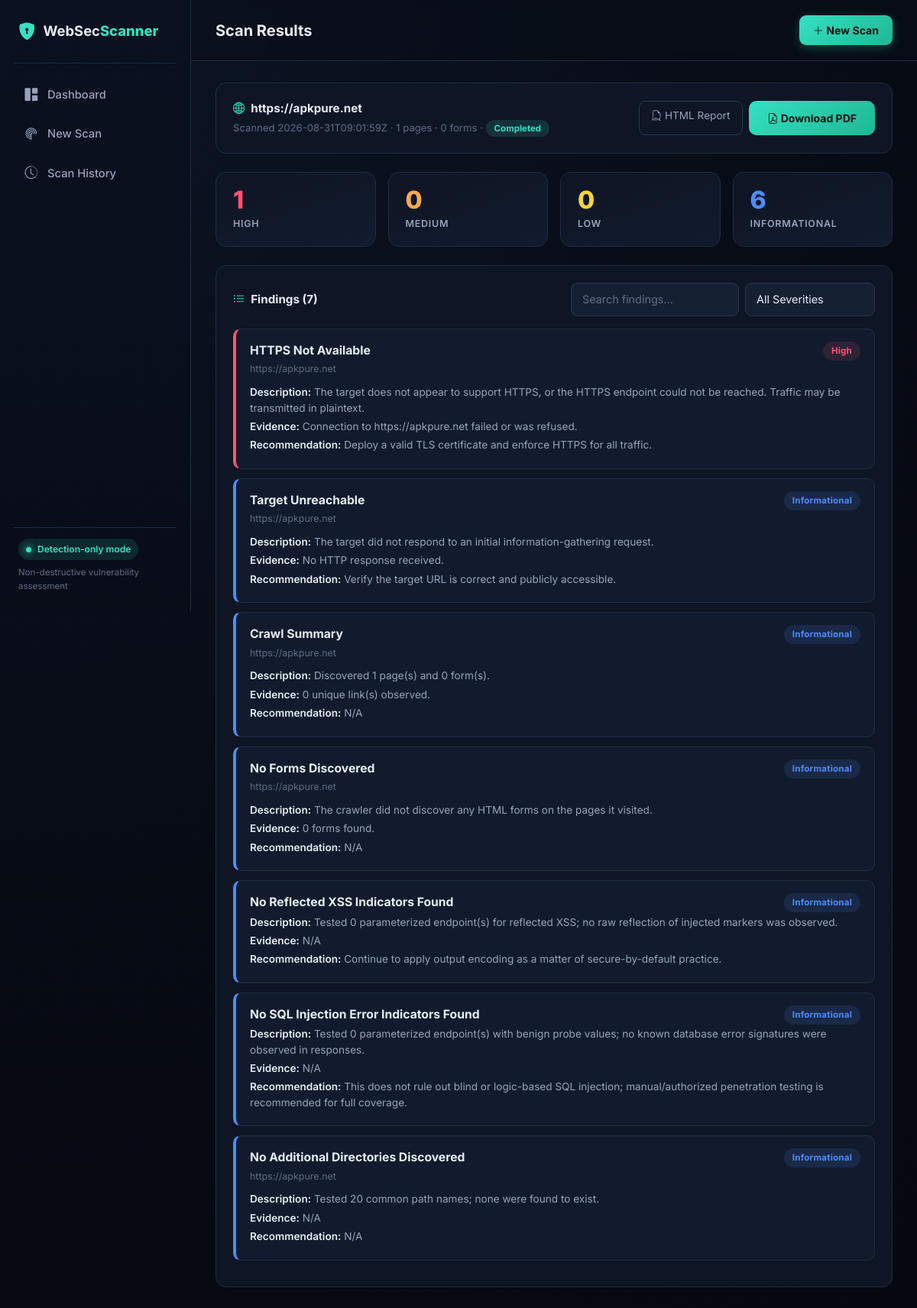
Screenshot of /results/2 with the database file from the repository.
### tables this page shows
CREATE TABLE scans (
                id INTEGER PRIMARY KEY AUTOINCREMENT,
                target TEXT NOT NULL,
                date TEXT NOT NULL,
                status TEXT NOT NULL DEFAULT 'Queued',
                pages_discovered INTEGER DEFAULT 0,
                forms_discovered INTEGER DEFAULT 0,
                current_step TEXT DEFAULT '',
                progress INTEGER DEFAULT 0,
                error TEXT
            );

CREATE TABLE findings (
                id INTEGER PRIMARY KEY AUTOINCREMENT,
                scan_id INTEGER NOT NULL,
                vulnerability TEXT NOT NULL,
                severity TEXT NOT NULL,
                url TEXT,
                description TEXT,
                evidence TEXT,
                recommendation TEXT,
                category TEXT,
                FOREIGN KEY (scan_id) REFERENCES scans (id) ON DELETE CASCADE
            );

### app.py (the view)
@app.route("/results/<int:scan_id>")
def results(scan_id):
    scan = db.get_scan(scan_id)
    if not scan:
        abort(404)
    severity_filter = request.args.get("severity", "All")
    findings = db.get_findings(scan_id, severity_filter)
    counts = db.get_severity_counts(scan_id)
    return render_template(
        "results.html", scan=scan, findings=findings, counts=counts,
        severity_filter=severity_filter,
    )

### database/db.py (called while the page is built)
@contextmanager
def get_connection():
    conn = sqlite3.connect(DB_PATH)
    conn.row_factory = sqlite3.Row
    conn.execute("PRAGMA foreign_keys = ON")
    try:
        yield conn
        conn.commit()
    finally:
        conn.close()

def get_scan(scan_id: int):
    with get_connection() as conn:
        row = conn.execute("SELECT * FROM scans WHERE id = ?", (scan_id,)).fetchone()
        return dict(row) if row else None

def get_findings(scan_id: int, severity: str = None):
    with get_connection() as conn:
        if severity and severity != "All":
            rows = conn.execute(
                "SELECT * FROM findings WHERE scan_id = ? AND severity = ? ORDER BY "
                "CASE severity WHEN 'High' THEN 0 WHEN 'Medium' THEN 1 WHEN 'Low' THEN 2 ELSE 3 END",
                (scan_id, severity),
            ).fetchall()
        else:
            rows = conn.execute(
                "SELECT * FROM findings WHERE scan_id = ? ORDER BY "
                "CASE severity WHEN 'High' THEN 0 WHEN 'Medium' THEN 1 WHEN 'Low' THEN 2 ELSE 3 END",
                (scan_id,),
            ).fetchall()
        return [dict(r) for r in rows]

def get_severity_counts(scan_id: int = None):
    counts = {s: 0 for s in SEVERITIES}
    with get_connection() as conn:
        if scan_id is None:
            rows = conn.execute(
                "SELECT severity, COUNT(*) as c FROM findings GROUP BY severity"
            ).fetchall()
        else:
            rows = conn.execute(
                "SELECT severity, COUNT(*) as c FROM findings WHERE scan_id = ? GROUP BY severity",
                (scan_id,),
            ).fetchall()
        for r in rows:
            counts[r["severity"]] = r["c"]
    return counts

### templates/results.html (shortened to what this page needs)
{% extends "base.html" %}
{% block page_title %}Scan Results{% endblock %}
{% block content %}
<div class="panel mb-4">
  <div class="d-flex flex-wrap justify-content-between align-items-center gap-3">
    <div>
      <div class="section-heading mb-1"><i class="bi bi-globe2"></i> {{ scan.target }}</div>
      <div class="text-muted-sec" style="font-size: 0.82rem;">
        Scanned {{ scan.date }} &middot; {{ scan.pages_discovered }} pages &middot; {{ scan.forms_discovered }} forms
        &middot; <span class="badge-status {{ scan.status }}">{{ scan.status }}</span>
      </div>
    </div>
    <div class="d-flex gap-2">
      <a href="{{ url_for('report_html', scan_id=scan.id) }}" target="_blank" class="btn btn-outline-sec btn-sm">
        <i class="bi bi-filetype-html"></i> HTML Report
      </a>
      <a href="{{ url_for('report_pdf', scan_id=scan.id) }}" class="btn btn-primary-scan btn-sm">
        <i class="bi bi-file-earmark-pdf"></i> Download PDF
      </a>
    </div>
  </div>
</div>
<div class="row g-3 mb-4">
  <div class="col-6 col-lg-3">
    <div class="stat-card high"><div class="stat-value">{{ counts.High }}</div><div class="stat-label">High</div></div>
  </div>
  <div class="col-6 col-lg-3">
    <div class="stat-card medium"><div class="stat-value">{{ counts.Medium }}</div><div class="stat-label">Medium</div></div>
  </div>
  <div class="col-6 col-lg-3">
    <div class="stat-card low"><div class="stat-value">{{ counts.Low }}</div><div class="stat-label">Low</div></div>
  </div>
  <div class="col-6 col-lg-3">
    <div class="stat-card info"><div class="stat-value">{{ counts.Informational }}</div><div class="stat-label">Informational</div></div>
  </div>
</div>
<div class="panel">
  <div class="d-flex flex-wrap justify-content-between align-items-center gap-2 mb-3">
    <div class="section-heading mb-0"><i class="bi bi-list-ul"></i> Findings ({{ findings|length }})</div>
    <div class="d-flex gap-2 align-items-center">
      <input type="text" id="finding-search" class="form-control form-control-sm" placeholder="Search findings..." style="width: 220px;">
      <select id="severity-filter" class="form-select form-select-sm" style="width: 170px;" onchange="applySeverityFilter(this.value)">
        <option value="All" {{ 'selected' if severity_filter == 'All' }}>All Severities</option>
      </select>
    </div>
  </div>
  <div id="findings-list">
    {% if findings %}
      {% for f in findings %}
      <div class="finding-card sev-{{ f.severity }}" data-search="{{ (f.vulnerability ~ ' ' ~ f.description ~ ' ' ~ f.url)|lower }}">
        <div class="d-flex justify-content-between align-items-start gap-2">
          <div class="finding-title">{{ f.vulnerability }}</div>
          <span class="badge-sev badge-{{ f.severity }}">{{ f.severity }}</span>
        </div>
        {% if f.url %}<div class="finding-meta">{{ f.url }}</div>{% endif %}
        <div class="finding-field"><b>Description:</b> {{ f.description }}</div>
        {% if f.evidence %}<div class="finding-field"><b>Evidence:</b> {{ f.evidence }}</div>{% endif %}
        {% if f.recommendation %}<div class="finding-field"><b>Recommendation:</b> {{ f.recommendation }}</div>{% endif %}
      </div>
      {% endfor %}
    {% else %}
      <div class="empty-state">
        <i class="bi bi-check2-circle"></i>
        <p>No findings match this filter.</p>
      </div>
    {% endif %}
  </div>
</div>
{% endblock %}

### static/css/style.css (style rules this page uses)
:root { --bg-deep: #070b14; --bg-panel: #0e1524; --bg-panel-alt: #121b2d; --bg-elevated: #162033; --border-subtle: #1f2c45; --border-soft: #263652; --text-primary: #e6edf6; --text-secondary: #97a3ba; --text-muted: #5f6c85; --accent: #33e0c1; --accent-soft: rgba(51, 224, 193, 0.12); --accent-blue: #4f8cff; --sev-high: #ff5470; --sev-high-bg: rgba(255, 84, 112, 0.12); --sev-medium: #ffa94d; --sev-medium-bg: rgba(255, 169, 77, 0.12); --sev-low: #ffd43b; --sev-low-bg: rgba(255, 212, 59, 0.12); --sev-info: #4f8cff; --sev-info-bg: rgba(79, 140, 255, 0.12); --radius: 14px; --radius-sm: 9px; }
* { box-sizing: border-box; }
body { background: radial-gradient(circle at top left, #0c1526 0%, #070b14 55%, #05080f 100%); color: var(--text-primary); font-family: 'Inter', -apple-system, BlinkMacSystemFont, 'Segoe UI', sans-serif; min-height: 100vh; }
.panel { background: var(--bg-panel); border: 1px solid var(--border-subtle); border-radius: var(--radius); padding: 22px; }
.stat-card { background: linear-gradient(160deg, var(--bg-panel) 0%, var(--bg-panel-alt) 100%); border: 1px solid var(--border-subtle); border-radius: var(--radius); padding: 20px 22px; position: relative; overflow: hidden; }
.stat-card .stat-value { font-size: 2rem; font-weight: 800; line-height: 1; }
.stat-card .stat-label { font-size: 0.78rem; color: var(--text-secondary); text-transform: uppercase; letter-spacing: 0.06em; margin-top: 6px; font-weight: 600; }
.stat-card.high .stat-value { color: var(--sev-high); }
.stat-card.medium .stat-value { color: var(--sev-medium); }
.stat-card.low .stat-value { color: var(--sev-low); }
.stat-card.info .stat-value { color: var(--sev-info); }
.badge-sev { padding: 4px 11px; border-radius: 20px; font-size: 0.72rem; font-weight: 700; letter-spacing: 0.02em; }
.badge-High { background: var(--sev-high-bg); color: var(--sev-high); }
.badge-Informational { background: var(--sev-info-bg); color: var(--sev-info); }
.badge-status { padding: 4px 11px; border-radius: 20px; font-size: 0.72rem; font-weight: 700; }
.badge-status.Completed { background: rgba(51, 224, 193, 0.14); color: var(--accent); }
.form-control, .form-select { background: var(--bg-elevated); border: 1px solid var(--border-soft); color: var(--text-primary); border-radius: 9px; padding: 10px 14px; font-size: 0.9rem; }
.form-control::placeholder { color: var(--text-muted); }
.btn-primary-scan { background: linear-gradient(135deg, var(--accent) 0%, #1fb894 100%); border: none; color: #05130f; font-weight: 700; padding: 12px 24px; border-radius: 10px; }
.btn-outline-sec { border: 1px solid var(--border-soft); color: var(--text-secondary); background: transparent; border-radius: 9px; font-size: 0.85rem; padding: 8px 16px; }
.finding-card { background: var(--bg-panel-alt); border: 1px solid var(--border-subtle); border-left: 4px solid var(--border-soft); border-radius: 10px; padding: 16px 18px; margin-bottom: 12px; }
.finding-card.sev-High { border-left-color: var(--sev-high); }
.finding-card.sev-Informational { border-left-color: var(--sev-info); }
.finding-title { font-weight: 700; font-size: 0.98rem; margin-bottom: 4px; }
.finding-meta { font-size: 0.78rem; color: var(--text-muted); margin-bottom: 10px; word-break: break-all; }
.finding-field { font-size: 0.85rem; color: var(--text-secondary); margin-bottom: 4px; }
.finding-field b { color: var(--text-primary); font-weight: 600; }
a { color: var(--accent-blue); }
.text-muted-sec { color: var(--text-muted); }
.section-heading { font-size: 0.95rem; font-weight: 700; color: var(--text-primary); margin-bottom: 14px; display: flex; align-items: center; gap: 8px; }
.section-heading i { color: var(--accent); }

### rows the page displays
scans: target "https://apkpure.net", date "2026-08-31T09:01:59Z", pages_discovered "1", forms_discovered "0", status "Completed"
findings: vulnerability "HTTPS Not Available", severity "High", url "https://apkpure.net", description "The target does not appear to support HTTPS, or the HTTPS endpoint could not be reached. Traffic may be transmitted in plaintext.", evidence "Connection to https://apkpure.net failed or was refused.", recommendation "Deploy a valid TLS certificate and enforce HTTPS for all traffic."
findings: vulnerability "Target Unreachable", severity "Informational", url "https://apkpure.net", description "The target did not respond to an initial information-gathering request.", evidence "No HTTP response received.", recommendation "Verify the target URL is correct and publicly accessible."
findings: vulnerability "Crawl Summary", severity "Informational", url "https://apkpure.net", description "Discovered 1 page(s) and 0 form(s).", evidence "0 unique link(s) observed.", recommendation "N/A"
findings: vulnerability "No Forms Discovered", severity "Informational", url "https://apkpure.net", description "The crawler did not discover any HTML forms on the pages it visited.", evidence "0 forms found.", recommendation "N/A"
findings: vulnerability "No Reflected XSS Indicators Found", severity "Informational", description "Tested 0 parameterized endpoint(s) for reflected XSS; no raw reflection of injected markers was observed.", evidence "N/A", recommendation "Continue to apply output encoding as a matter of secure-by-default practice."
findings: vulnerability "No SQL Injection Error Indicators Found", severity "Informational", description "Tested 0 parameterized endpoint(s) with benign probe values; no known database error signatures were observed in responses.", evidence "N/A", recommendation "This does not rule out blind or logic-based SQL injection; manual/authorized penetration testing is recommended for full coverage."
findings: vulnerability "No Additional Directories Discovered", severity "Informational", url "https://apkpure.net", description "Tested 20 common path names; none were found to exist.", evidence "N/A", recommendation "N/A"

### other values shown
{{ counts.High }} "1"
{{ counts.Medium }} "0"
{{ counts.Low }} "0"
{{ counts.Informational }} "6"
{{ findings|length }} "7"
